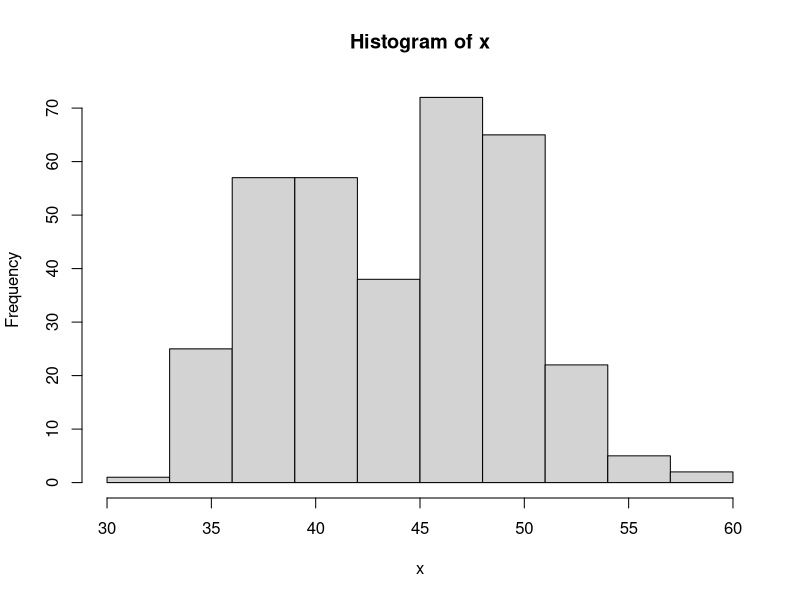
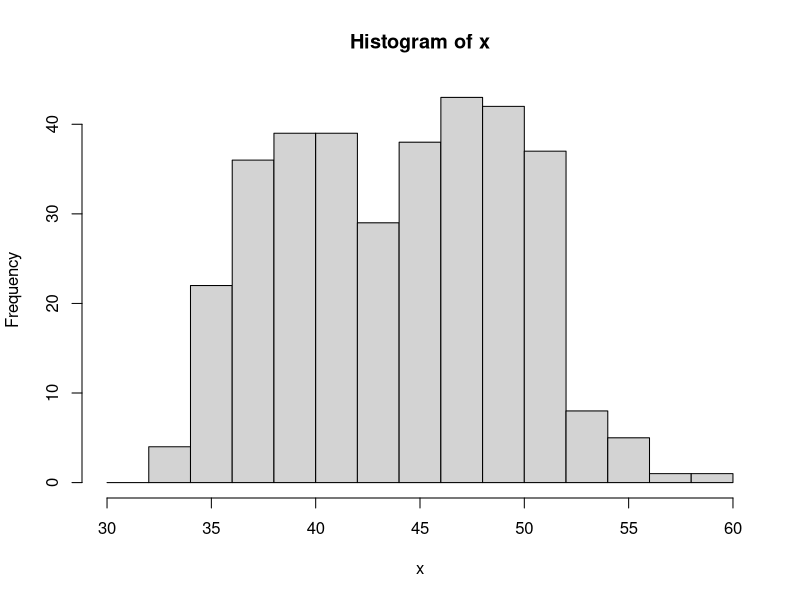
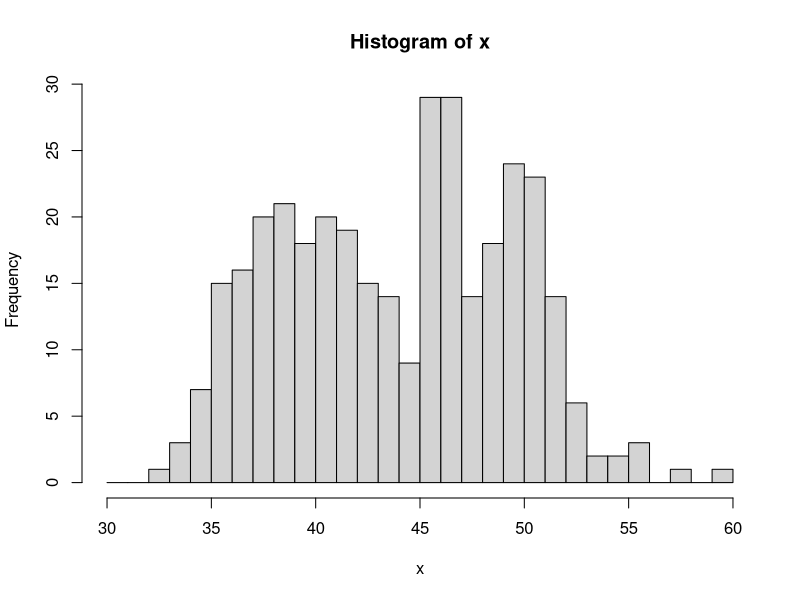

Generate these figures, in order, with R:
## ---- chunk 1
data <- read.csv("data/penguins.csv")

x <- data$bill_len

hist(x, breaks = seq(30, 60, 3))
hist(x, breaks = seq(30, 60, 2))
hist(x, breaks = seq(30, 60, 1))
